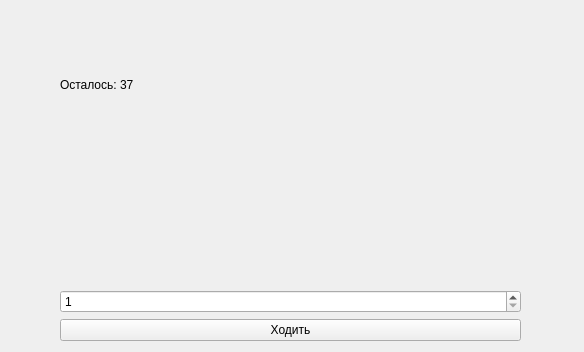
<?xml version="1.0" encoding="UTF-8"?>
<ui version="4.0">
 <class>Form</class>
 <widget class="QWidget" name="Form">
  <property name="geometry">
   <rect>
    <x>0</x>
    <y>0</y>
    <width>584</width>
    <height>352</height>
   </rect>
  </property>
  <property name="windowTitle">
   <string>Form</string>
  </property>
  <widget class="QWidget" name="gridLayoutWidget">
   <property name="geometry">
    <rect>
     <x>60</x>
     <y>20</y>
     <width>461</width>
     <height>321</height>
    </rect>
   </property>
   <layout class="QGridLayout" name="gridLayout">
    <item row="0" column="0">
     <widget class="QLabel" name="num_label">
      <property name="text">
       <string>Осталось: 37</string>
      </property>
     </widget>
    </item>
    <item row="1" column="0">
     <widget class="QLabel" name="text_label">
      <property name="text">
       <string/>
      </property>
     </widget>
    </item>
    <item row="2" column="0">
     <widget class="QSpinBox" name="num_player">
      <property name="minimum">
       <number>1</number>
      </property>
      <property name="maximum">
       <number>5</number>
      </property>
     </widget>
    </item>
    <item row="3" column="0">
     <widget class="QPushButton" name="pushButton">
      <property name="text">
       <string>Ходить</string>
      </property>
     </widget>
    </item>
   </layout>
  </widget>
 </widget>
 <resources/>
 <connections/>
</ui>
